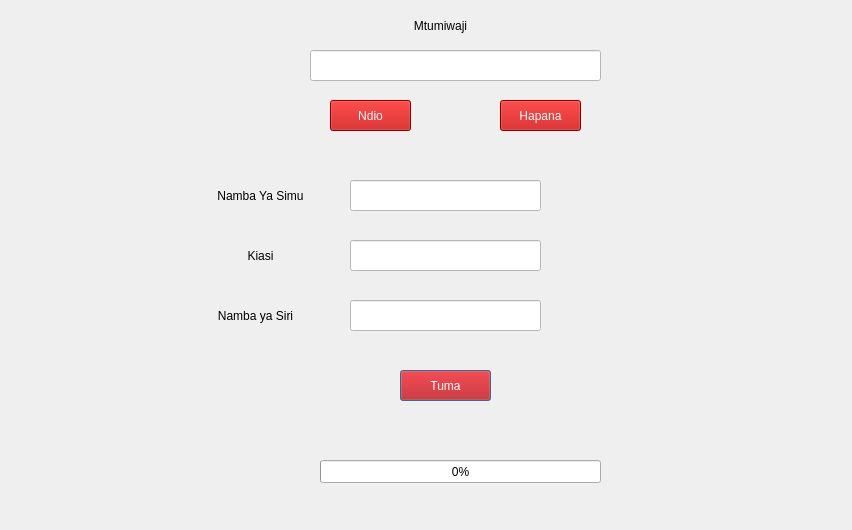
<?xml version="1.0" encoding="UTF-8"?>
<ui version="4.0">
 <class>Dialog</class>
 <widget class="QDialog" name="Dialog">
  <property name="geometry">
   <rect>
    <x>0</x>
    <y>0</y>
    <width>852</width>
    <height>530</height>
   </rect>
  </property>
  <property name="windowTitle">
   <string>Dialog</string>
  </property>
  <property name="styleSheet">
   <string notr="true"/>
  </property>
  <widget class="QLineEdit" name="nmb">
   <property name="geometry">
    <rect>
     <x>350</x>
     <y>180</y>
     <width>191</width>
     <height>31</height>
    </rect>
   </property>
   <property name="styleSheet">
    <string notr="true">background-color: rgb(255, 255, 255);</string>
   </property>
   <property name="inputMethodHints">
    <set>Qt::ImhDigitsOnly</set>
   </property>
   <property name="alignment">
    <set>Qt::AlignCenter</set>
   </property>
  </widget>
  <widget class="QLineEdit" name="ks">
   <property name="geometry">
    <rect>
     <x>350</x>
     <y>240</y>
     <width>191</width>
     <height>31</height>
    </rect>
   </property>
   <property name="styleSheet">
    <string notr="true">background-color: rgb(255, 255, 255);</string>
   </property>
   <property name="inputMethodHints">
    <set>Qt::ImhDigitsOnly</set>
   </property>
   <property name="inputMask">
    <string notr="true"/>
   </property>
   <property name="text">
    <string notr="true"/>
   </property>
   <property name="alignment">
    <set>Qt::AlignCenter</set>
   </property>
  </widget>
  <widget class="QLineEdit" name="siri">
   <property name="geometry">
    <rect>
     <x>350</x>
     <y>300</y>
     <width>191</width>
     <height>31</height>
    </rect>
   </property>
   <property name="styleSheet">
    <string notr="true">background-color: rgb(255, 255, 255);</string>
   </property>
   <property name="echoMode">
    <enum>QLineEdit::Password</enum>
   </property>
   <property name="alignment">
    <set>Qt::AlignCenter</set>
   </property>
  </widget>
  <widget class="QPushButton" name="tuma">
   <property name="geometry">
    <rect>
     <x>400</x>
     <y>370</y>
     <width>91</width>
     <height>31</height>
    </rect>
   </property>
   <property name="styleSheet">
    <string notr="true">background-color: rgb(189, 0, 0);
color: rgb(255, 255, 255);</string>
   </property>
   <property name="text">
    <string>Tuma</string>
   </property>
  </widget>
  <widget class="QLabel" name="label">
   <property name="geometry">
    <rect>
     <x>200</x>
     <y>180</y>
     <width>121</width>
     <height>31</height>
    </rect>
   </property>
   <property name="styleSheet">
    <string notr="true">font: 75 12pt &quot;Arial&quot;;</string>
   </property>
   <property name="text">
    <string>Namba Ya Simu</string>
   </property>
   <property name="alignment">
    <set>Qt::AlignCenter</set>
   </property>
  </widget>
  <widget class="QLabel" name="label_2">
   <property name="geometry">
    <rect>
     <x>200</x>
     <y>240</y>
     <width>121</width>
     <height>31</height>
    </rect>
   </property>
   <property name="styleSheet">
    <string notr="true">font: 75 12pt &quot;Arial&quot;;</string>
   </property>
   <property name="text">
    <string>Kiasi</string>
   </property>
   <property name="alignment">
    <set>Qt::AlignCenter</set>
   </property>
  </widget>
  <widget class="QLabel" name="label_3">
   <property name="geometry">
    <rect>
     <x>190</x>
     <y>300</y>
     <width>131</width>
     <height>31</height>
    </rect>
   </property>
   <property name="styleSheet">
    <string notr="true">font: 75 12pt &quot;Arial&quot;;</string>
   </property>
   <property name="text">
    <string>Namba ya Siri</string>
   </property>
   <property name="alignment">
    <set>Qt::AlignCenter</set>
   </property>
  </widget>
  <widget class="QProgressBar" name="pb">
   <property name="geometry">
    <rect>
     <x>320</x>
     <y>460</y>
     <width>281</width>
     <height>23</height>
    </rect>
   </property>
   <property name="value">
    <number>0</number>
   </property>
  </widget>
  <widget class="QLineEdit" name="mt">
   <property name="geometry">
    <rect>
     <x>310</x>
     <y>50</y>
     <width>291</width>
     <height>31</height>
    </rect>
   </property>
   <property name="styleSheet">
    <string notr="true">background-color: rgb(255, 255, 255);
font: 75 11pt &quot;Arial&quot;;</string>
   </property>
   <property name="inputMethodHints">
    <set>Qt::ImhDigitsOnly</set>
   </property>
   <property name="inputMask">
    <string notr="true"/>
   </property>
   <property name="text">
    <string notr="true"/>
   </property>
   <property name="alignment">
    <set>Qt::AlignCenter</set>
   </property>
   <property name="readOnly">
    <bool>true</bool>
   </property>
  </widget>
  <widget class="QPushButton" name="ndio">
   <property name="geometry">
    <rect>
     <x>330</x>
     <y>100</y>
     <width>81</width>
     <height>31</height>
    </rect>
   </property>
   <property name="styleSheet">
    <string notr="true">background-color: rgb(189, 0, 0);
color: rgb(255, 255, 255);</string>
   </property>
   <property name="text">
    <string>Ndio</string>
   </property>
  </widget>
  <widget class="QPushButton" name="hpn">
   <property name="geometry">
    <rect>
     <x>500</x>
     <y>100</y>
     <width>81</width>
     <height>31</height>
    </rect>
   </property>
   <property name="styleSheet">
    <string notr="true">background-color: rgb(189, 0, 0);
color: rgb(255, 255, 255);</string>
   </property>
   <property name="text">
    <string>Hapana</string>
   </property>
  </widget>
  <widget class="QLabel" name="label_4">
   <property name="geometry">
    <rect>
     <x>380</x>
     <y>10</y>
     <width>121</width>
     <height>31</height>
    </rect>
   </property>
   <property name="styleSheet">
    <string notr="true">font: 75 12pt &quot;Arial&quot;;</string>
   </property>
   <property name="text">
    <string>Mtumiwaji</string>
   </property>
   <property name="alignment">
    <set>Qt::AlignCenter</set>
   </property>
  </widget>
 </widget>
 <resources/>
 <connections/>
</ui>
